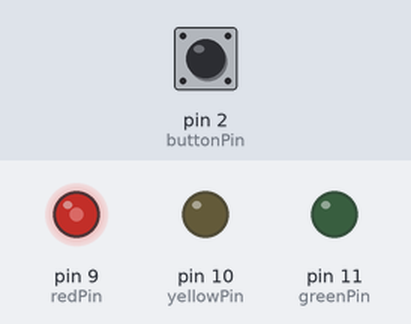
A sketch run on a simulated Arduino Uno, built with avr-gcc and run on an emulated ATmega328P. On the bench: output pins drawn as LEDs (lit = HIGH). The test bench sets the inputs (shaded band); at power-on: pin 2 (buttonPin) LOW.

Above: at 1.2 s.
1.3 s: pin 2 (buttonPin) pulled HIGH for 0.15 s
At 1.65 s:
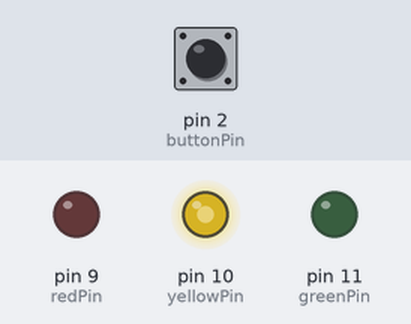
At 2.57 s:
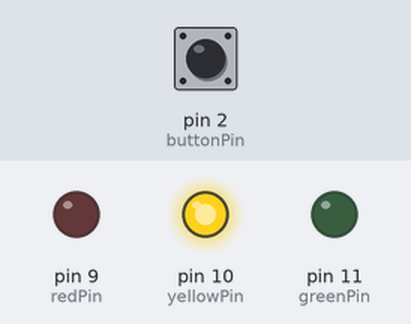
4.3 s: pin 2 (buttonPin) pulled HIGH for 1 s
At 4.69 s:
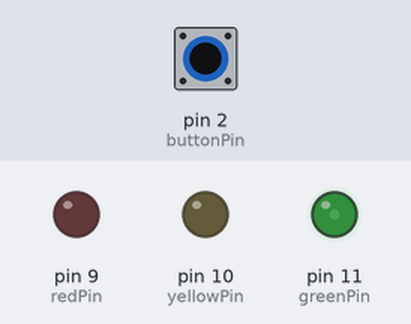
7.3 s: pin 2 (buttonPin) pulled HIGH for 0.15 s
10.3 s: pin 2 (buttonPin) pulled HIGH for 3.2 s
Timing chart, 0 to 17.5 s (numbered marks = the images above; inputs shaded):
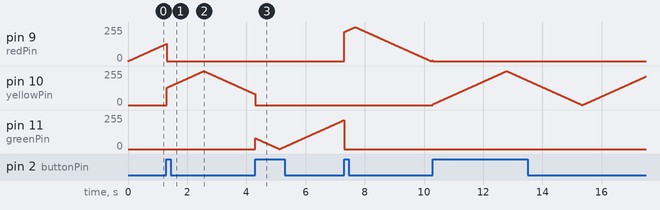

The sketch:

Oving_06_2.ino
```cpp
const int redPin = 9;
const int yellowPin = 10;
const int greenPin = 11;
const int buttonPin = 2;
const int delayTime = 10;
const unsigned long bounceDelay = 250; // Milli

int intensivity = 1;

volatile unsigned long lastButtonTime = 0;
volatile int selectedLED = 1;

void setup() {
  pinMode(redPin, OUTPUT);
  pinMode(yellowPin, OUTPUT);
  pinMode(greenPin, OUTPUT);
  pinMode(buttonPin, INPUT);

  attachInterrupt(digitalPinToInterrupt(buttonPin), changeSelectedLED, RISING);
}
void writeToSelectedLED() {

    switch(selectedLED) {
    case 1:
      analogWrite(redPin, intensivity);
      analogWrite(yellowPin, 0);
      analogWrite(greenPin, 0);
    break;
    case 2:
      analogWrite(redPin, 0);
      analogWrite(yellowPin, intensivity);
      analogWrite(greenPin, 0);
    break;
    case 3:
      analogWrite(redPin, 0);
      analogWrite(yellowPin, 0);
      analogWrite(greenPin, intensivity);
    break;
  }
}
void changeSelectedLED() {

  if(millis() < (lastButtonTime + bounceDelay))
    return;

  lastButtonTime = millis();

  selectedLED = selectedLED >= 3 ? 1 : (selectedLED + 1);
}
void loop() {
  for(int i = 0; i < 255; i++) {
    intensivity = i;
    writeToSelectedLED();
    delay(delayTime);
  }

  for(int i = 255; i > 0; i--) {
    intensivity = i;
    writeToSelectedLED();
    delay(delayTime);
  }
}
```

Measured:
- after the input at 1.3 s, pin 10 (yellowPin): rises from 0/255 to 255/255 in 1.3 s, then falls to 82/255 in 1.7 s
